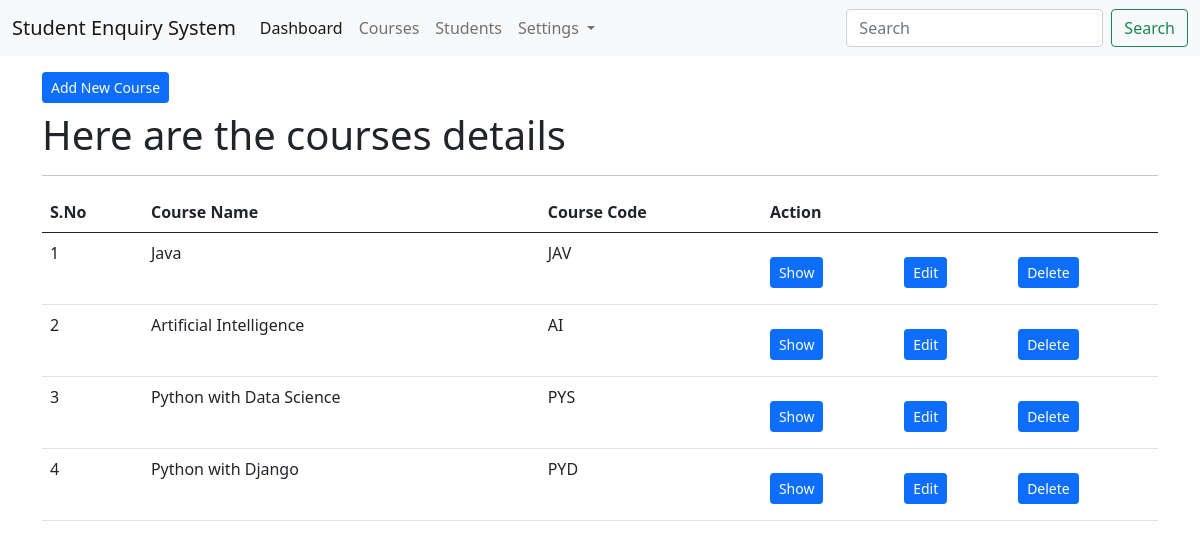
Screenshot of /courses/list/ with the database file from the repository.
### app_courses/models.py (models this page shows, shortened)
class CourseModel(models.Model):
    course_name = models.CharField(max_length=200)
    course_code = models.CharField(max_length=200)
    class Meta:
        db_table = "tbl_courses"

### app_courses/views.py (the view)
# urls.py: path('list/', views.course_index, name='course-index'),
def course_index(request):
    courses = CourseModel.objects.all()
    context = {
        "title": "SES | Courses",
        "body_title": "Here are the courses details",
        "courses": courses
    }
    return render(request, 'courses/index.html', context)

### templates/courses/index.html (shortened to what this page needs)
{% extends 'layouts/master.html' %}
{% block content %}
<div class="container">
    <a href="{% url 'course-create' %}" class="btn btn-primary btn-sm mt-3 mb-2">Add New Course</a>
    <h1>{{ body_title }}</h1>
    <hr>
    <table class="table table-hover">
        <thead>
            <tr>
                <th>S.No</th>
                <th>Course Name</th>
                <th>Course Code</th>
                <th colspan="3">Action</th>
            </tr>
        </thead>
        <tbody>
            {% for val in courses %}
            <tr>
                <td>{{ forloop.counter }}</td>
                <td>{{ val.course_name }}</td>
                <td>{{ val.course_code }}</td>
                <td><a href="{% url 'course-show' val.id %}"
                    class="btn btn-primary btn-sm mt-3 mb-2">Show</a>
                </td>
                <td><a href="{% url 'course-edit' val.id %}"
                    class="btn btn-primary btn-sm mt-3 mb-2">Edit</a>
                </td>
                <td><a href="{% url 'course-delete' val.id %}"
                    class="btn btn-primary btn-sm mt-3 mb-2">Delete</a>
                </td>
            </tr>
            {% endfor %}
        </tbody>
    </table>
</div>
{% endblock %}

### templates/layouts/master.html (shortened to what this page needs)
<!doctype html>
<html lang="en">
  <head>
    <link href="https://cdn.jsdelivr.net/npm/bootstrap@5.0.2/dist/css/bootstrap.min.css" rel="stylesheet">
  </head>
  <body>
    <nav class="navbar navbar-expand-lg navbar-light bg-light">
      <div class="container-fluid">
        <a class="navbar-brand" href="#">Student Enquiry System</a>
        <div class="collapse navbar-collapse" id="navbarSupportedContent">
          <ul class="navbar-nav me-auto mb-2 mb-lg-0">
            <li class="nav-item">
              <a class="nav-link active" aria-current="page" href="% url 'dashboard' %">Dashboard</a>
            </li>
            <li class="nav-item">
              <a class="nav-link" href="% url 'course-index' %">Courses</a>
            </li>
            <li class="nav-item">
              <a class="nav-link" href="% url 'student-index' %">Students</a>
            </li>
            <li class="nav-item dropdown">
              <a class="nav-link dropdown-toggle" href="#" id="navbarDropdown" role="button" data-bs-toggle="dropdown" aria-expanded="false">
                Settings
              </a>
            </li>
          </ul>
          <form class="d-flex">
            <input class="form-control me-2" type="search" placeholder="Search" aria-label="Search">
            <button class="btn btn-outline-success" type="submit">Search</button>
          </form>
        </div>
      </div>
    </nav>
    {% block content %}
    {% endblock %}
  </body>
</html>

### rows the page displays
CourseModel: course_name "Java", course_code "JAV"
CourseModel: course_name "Artificial Intelligence", course_code "AI"
CourseModel: course_name "Python with Data Science", course_code "PYS"
CourseModel: course_name "Python with Django", course_code "PYD"

### other values shown
{{ body_title }} "Here are the courses details"
